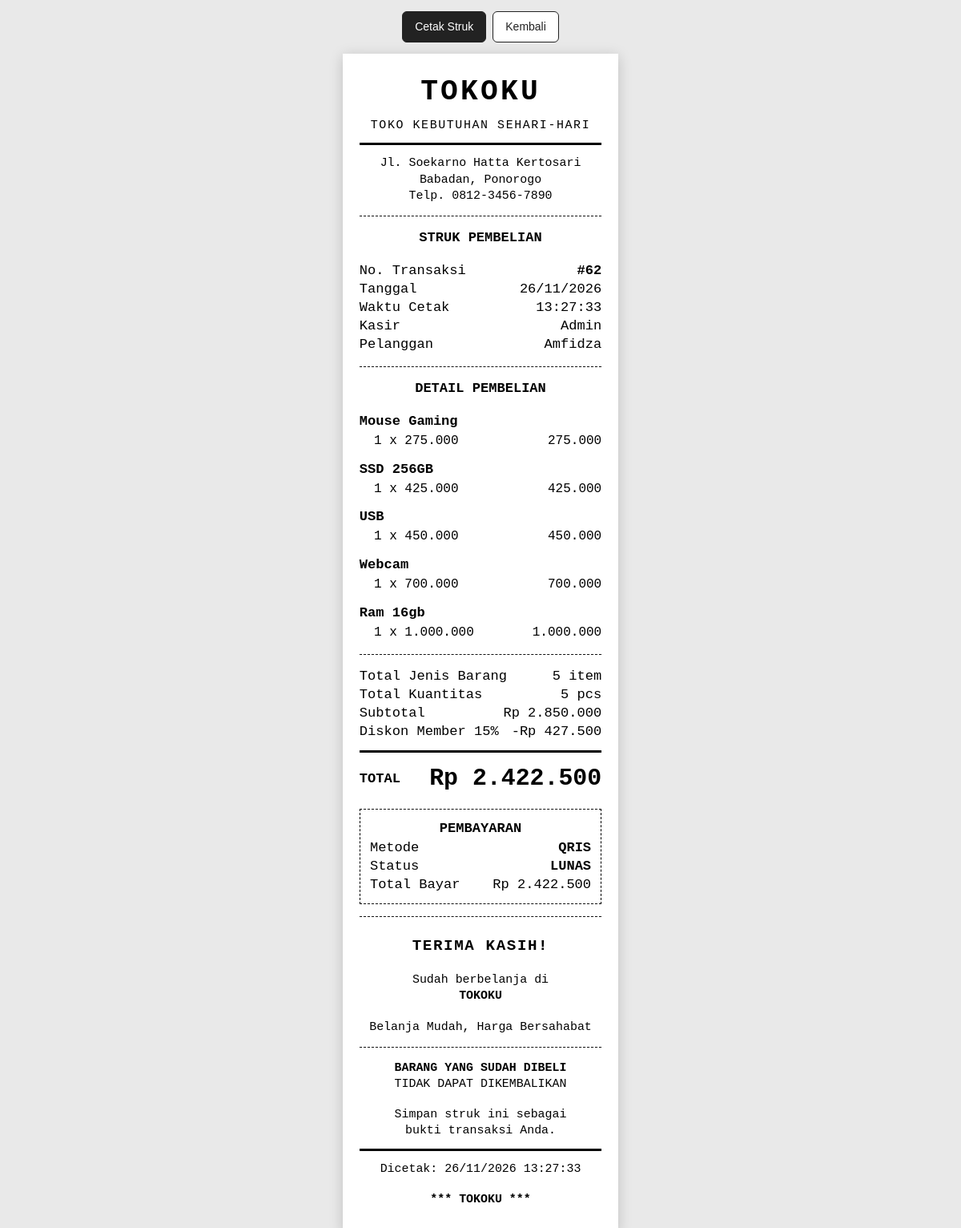
Page /tokoku/struk.php?id=62 (signed in) on the committed database.
### tables this page shows
CREATE TABLE `tbl_transaksi` (
  `id_transaksi` int(11) NOT NULL,
  `tanggal` date DEFAULT NULL,
  `id_pelanggan` int(11) DEFAULT NULL,
  `total_belanja` decimal(12,2) DEFAULT NULL,
  `metode_bayar` varchar(10) DEFAULT 'tunai',
  `gateway` varchar(20) DEFAULT NULL,
  `subtotal` decimal(12,2) DEFAULT NULL,
  `diskon_persen` decimal(5,2) NOT NULL DEFAULT 0.00,
  `diskon` decimal(12,2) NOT NULL DEFAULT 0.00,
  `id_member` int(11) DEFAULT NULL,
  `id_user` int(11) DEFAULT NULL,
  `poin_didapat` int(11) DEFAULT 0,
  `status_bayar` enum('lunas','menunggu','batal') NOT NULL DEFAULT 'lunas',
  `order_id_gateway` varchar(64) DEFAULT NULL,
  `referensi_gateway` varchar(500) DEFAULT NULL,
  `qr_data` text DEFAULT NULL,
  `kadaluarsa` datetime DEFAULT NULL,
  `bank_va` varchar(20) DEFAULT NULL,
  `no_va` varchar(64) DEFAULT NULL,
  `biller_code` varchar(20) DEFAULT NULL
);

CREATE TABLE `tbl_pelanggan` (
  `id_pelanggan` int(11) NOT NULL,
  `nama_pelanggan` varchar(100) DEFAULT NULL,
  `kota` varchar(50) DEFAULT NULL
);

CREATE TABLE `tbl_detail_transaksi` (
  `id_detail` int(11) NOT NULL,
  `id_transaksi` int(11) DEFAULT NULL,
  `id_produk` int(11) DEFAULT NULL,
  `nama_produk` varchar(100) DEFAULT NULL,
  `jumlah` int(11) DEFAULT NULL,
  `harga` decimal(12,2) DEFAULT NULL
);

### tokoku/includes/auth.php (called while the page is built, shortened)
<?php
function user_role()
{
    return $_SESSION['user']['role'] ?? null;
}

### tokoku/includes/functions.php (called while the page is built, shortened)
<?php
function e($value)
{
    return htmlspecialchars((string) $value, ENT_QUOTES, 'UTF-8');
}

### tokoku/struk.php (the view, shortened to what this page needs)
<?php
require_once __DIR__ . '/config/database.php';
require_once __DIR__ . '/includes/functions.php';
require_once __DIR__ . '/includes/auth.php';
$namaToko = 'TOKOKU';
$alamatToko = [
    'Jl. Soekarno Hatta Kertosari',
    'Babadan, Ponorogo'
];
$kontakToko = [
    'Telp. 0812-3456-7890'
];
$sloganToko = 'Belanja Mudah, Harga Bersahabat';
$id = (int) ($_GET['id'] ?? 0);
$stmt = $pdo->prepare("
    SELECT
        t.id_transaksi,
        t.tanggal,
        t.total_belanja,
        t.subtotal,
        t.diskon,
        t.diskon_persen,
        t.id_pelanggan,
        t.metode_bayar,
        t.status_bayar,
        p.nama_pelanggan
    FROM tbl_transaksi t
    LEFT JOIN tbl_pelanggan p
        ON t.id_pelanggan = p.id_pelanggan
    WHERE t.id_transaksi = ?
");
$stmt->execute([$id]);
$transaksi = $stmt->fetch();
$linkKembali = user_role() === 'pelanggan'
    ? 'index.php?page=riwayat'
    : 'index.php?page=transaksi';
$stmt = $pdo->prepare("
    SELECT nama_produk, jumlah, harga
    FROM tbl_detail_transaksi
    WHERE id_transaksi = ?
    ORDER BY id_detail
");
$stmt->execute([$id]);
$items = $stmt->fetchAll();
$totalPcs = 0;
foreach ($items as $item) {
    $totalPcs += (int) $item['jumlah'];
}
function angka($nilai)
{
    return number_format((float) $nilai, 0, ',', '.');
}
?>
<!DOCTYPE html>
<html lang="id">
<head>
</head>
<body>
<div class="toolbar">
    <button type="button" onclick="window.print()">
        Cetak Struk
    </button>
    <a href="<?= e($linkKembali) ?>">
        Kembali
    </a>
</div>
<div class="struk" id="struk">
    <div class="tengah">
        <div class="nama-toko">
            <?= e($namaToko) ?>
        </div>
        <div class="subjudul">
            TOKO KEBUTUHAN SEHARI-HARI
        </div>
        <div class="garis-tebal"></div>
        <?php foreach ($alamatToko as $baris): ?>
            <div class="mini">
                <?= e($baris) ?>
            </div>
        <?php endforeach; ?>
        <?php foreach ($kontakToko as $baris): ?>
            <div class="mini">
                <?= e($baris) ?>
            </div>
        <?php endforeach; ?>
    </div>
    <div class="garis"></div>
    <div class="tengah bold">
        STRUK PEMBELIAN
    </div>
    <div class="blok">
        <div class="baris">
            <span>No. Transaksi</span>
            <span class="bold">
                #<?= e($transaksi['id_transaksi']) ?>
            </span>
        </div>
        <div class="baris">
            <span>Tanggal</span>
            <span>
                <?= e(date('d/m/Y', strtotime($transaksi['tanggal']))) ?>
            </span>
        </div>
        <div class="baris">
            <span>Waktu Cetak</span>
            <span>
                <?= e(date('H:i:s')) ?>
            </span>
        </div>
        <div class="baris">
            <span>Kasir</span>
            <span>
                Admin
            </span>
        </div>
        <div class="baris">
            <span>Pelanggan</span>
            <span>
                <?= e($transaksi['nama_pelanggan'] ?? '-') ?>
            </span>
        </div>
    </div>
    <div class="garis"></div>
    <div class="bold tengah">
        DETAIL PEMBELIAN
    </div>
    <div class="blok">
        <?php if (empty($items)): ?>
            <div class="tengah mini">
                Tidak ada detail produk.
            </div>
        <?php else: ?>
            <?php foreach ($items as $item): ?>
                <div class="item">
                    <div class="item-nama">
                        <?= e($item['nama_produk']) ?>
                    </div>
                    <div class="baris item-harga">
                        <span>
                            <?= e($item['jumlah']) ?> x
                            <?= angka($item['harga']) ?>
                        </span>
                        <span>
                            <?= angka($item['harga'] * $item['jumlah']) ?>
                        </span>
                    </div>
                </div>
            <?php endforeach; ?>
        <?php endif; ?>
    </div>
    <div class="garis"></div>
    <div class="baris">
        <span>Total Jenis Barang</span>
        <span>
            <?= count($items) ?> item
        </span>
    </div>
    <div class="baris">
        <span>Total Kuantitas</span>
        <span>
            <?= e($totalPcs) ?> pcs
        </span>
    </div>
    <?php if ((float) $transaksi['diskon'] > 0): ?>
        <div class="baris">
            <span>Subtotal</span>
            <span>
                Rp <?= angka($transaksi['subtotal']) ?>
            </span>
        </div>
        <div class="baris">
            <span>Diskon Member <?= angka($transaksi['diskon_persen']) ?>%</span>
            <span>
                -Rp <?= angka($transaksi['diskon']) ?>
            </span>
        </div>
    <?php endif; ?>
    <div class="garis-tebal"></div>
    <div class="total">
        <span>TOTAL</span>
        <span class="total-angka">
            Rp <?= angka($transaksi['total_belanja']) ?>
        </span>
    </div>
    <div class="info-box">
        <div class="tengah bold">
            PEMBAYARAN
        </div>
        <div class="baris">
            <span>Metode</span>
            <span class="bold"><?= e(strtoupper($transaksi['metode_bayar'] ?? 'TUNAI')) ?></span>
        </div>
        <div class="baris">
            <span>Status</span>
            <span class="bold">
                LUNAS
            </span>
        </div>
        <div class="baris">
            <span>Total Bayar</span>
            <span>
                Rp <?= angka($transaksi['total_belanja']) ?>
            </span>
        </div>
    </div>
    <div class="garis"></div>
    <div class="footer tengah">
        <div class="footer-title">
            TERIMA KASIH!
        </div>
        <div class="blok">
            Sudah berbelanja di
        </div>
        <div class="bold">
            <?= e($namaToko) ?>
        </div>
        <div class="blok">
            <?= e($sloganToko) ?>
        </div>
        <div class="garis"></div>
        <div class="bold">
            BARANG YANG SUDAH DIBELI
        </div>
        <div>
            TIDAK DAPAT DIKEMBALIKAN
        </div>
        <div class="blok">
            Simpan struk ini sebagai
        </div>
        <div>
            bukti transaksi Anda.
        </div>
        <div class="garis-tebal"></div>
        <div class="mini">
            Dicetak: <?= e(date('d/m/Y H:i:s')) ?>
        </div>
        <div class="blok bold">
            *** TOKOKU ***
        </div>
    </div>
</div>
</body>
</html>

### tokoku/struk.php (style rules this page uses)
* { box-sizing: border-box; }
body { margin: 0; background: #e9e9e9; color: #000; font-family: "Courier New", Courier, monospace; font-size: 8pt; line-height: 1.35; }
.toolbar { display: flex; justify-content: center; gap: 8px; padding: 14px; font-family: Arial, sans-serif; }
.toolbar button, .toolbar a { padding: 9px 15px; border: 1px solid #222; border-radius: 6px; background: #fff; color: #222; font-size: 14px; text-decoration: none; cursor: pointer; }
.toolbar button { background: #222; color: #fff; }
.struk { width: 57mm; margin: 0 auto 24px; padding: 4mm 3.5mm 5mm; background: #fff; }
@media screen { .struk { zoom: 1.6; box-shadow: 0 2px 10px rgba(0,0,0,.18); } }
.tengah { text-align: center; }
.nama-toko { font-size: 17pt; font-weight: bold; letter-spacing: 2px; }
.subjudul { font-size: 7pt; letter-spacing: 1px; margin-top: 1mm; }
.mini { font-size: 7pt; }
.bold { font-weight: bold; }
.blok { margin-top: 3mm; }
.garis { border-top: 1px dashed #000; margin: 2.5mm 0; }
.garis-tebal { border-top: 2px solid #000; margin: 2mm 0; }
.baris { display: flex; justify-content: space-between; gap: 2mm; }
.baris span:last-child { text-align: right; }
.item { margin-top: 2mm; break-inside: avoid; }
.item-nama { font-weight: bold; overflow-wrap: anywhere; }
.item-harga { padding-left: 3mm; font-size: 7.5pt; margin-top: .5mm; }
.total { display: flex; justify-content: space-between; align-items: center; margin-top: 2mm; font-weight: bold; }
.total-angka { font-size: 14pt; }
.info-box { border: 1px dashed #000; padding: 2mm; margin-top: 3mm; }
.footer { margin-top: 4mm; font-size: 7pt; }
.footer-title { font-size: 9pt; font-weight: bold; letter-spacing: 1px; }

### rows in the picture
tbl_transaksi: id_transaksi "62", tanggal "26/11/2026", id_pelanggan.nama_pelanggan "Amfidza", subtotal "2.850.000", diskon_persen "15", diskon "427.500", total_belanja "2.422.500", metode_bayar "QRIS"
tbl_detail_transaksi: nama_produk "Mouse Gaming", jumlah "1", harga "275.000", angka($item['harga'] * $item['jumlah']) "275.000"
tbl_detail_transaksi: nama_produk "SSD 256GB", jumlah "1", harga "425.000", angka($item['harga'] * $item['jumlah']) "425.000"
tbl_detail_transaksi: nama_produk "USB", jumlah "1", harga "450.000", angka($item['harga'] * $item['jumlah']) "450.000"
tbl_detail_transaksi: nama_produk "Webcam", jumlah "1", harga "700.000", angka($item['harga'] * $item['jumlah']) "700.000"
tbl_detail_transaksi: nama_produk "Ram 16gb", jumlah "1", harga "1.000.000", angka($item['harga'] * $item['jumlah']) "1.000.000"

### other values in the picture
$namaToko "TOKOKU"
$baris "Jl. Soekarno Hatta Kertosari"
$baris "Babadan, Ponorogo"
$baris "Telp. 0812-3456-7890"
count($items) "5"
$totalPcs "5"
$sloganToko "Belanja Mudah, Harga Bersahabat"
